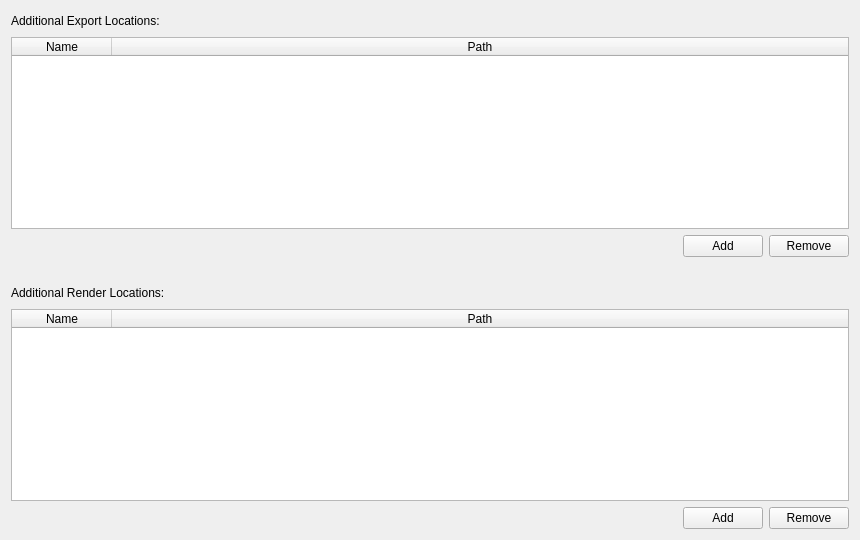
      <widget class="QWidget" name="tab_locations">
       <attribute name="title">
        <string>Locations</string>
       </attribute>
       <layout class="QVBoxLayout" name="verticalLayout_3">
        <item>
         <widget class="QWidget" name="w_exportLocationHeader" native="true">
          <layout class="QHBoxLayout" name="lo_exportLocationsHeader">
           <property name="leftMargin">
            <number>0</number>
           </property>
           <property name="topMargin">
            <number>0</number>
           </property>
           <property name="rightMargin">
            <number>0</number>
           </property>
           <property name="bottomMargin">
            <number>0</number>
           </property>
           <item>
            <widget class="QLabel" name="label_5">
             <property name="text">
              <string>Additional Export Locations:</string>
             </property>
            </widget>
           </item>
           <item>
            <spacer name="horizontalSpacer_5">
             <property name="orientation">
              <enum>Qt::Orientation::Horizontal</enum>
             </property>
             <property name="sizeHint" stdset="0">
              <size>
               <width>40</width>
               <height>20</height>
              </size>
             </property>
            </spacer>
           </item>
          </layout>
         </widget>
        </item>
        <item>
         <widget class="QTableWidget" name="tw_exportPaths">
          <property name="contextMenuPolicy">
           <enum>Qt::ContextMenuPolicy::CustomContextMenu</enum>
          </property>
          <property name="verticalScrollMode">
           <enum>QAbstractItemView::ScrollMode::ScrollPerPixel</enum>
          </property>
          <property name="horizontalScrollMode">
           <enum>QAbstractItemView::ScrollMode::ScrollPerPixel</enum>
          </property>
          <property name="columnCount">
           <number>2</number>
          </property>
          <attribute name="horizontalHeaderStretchLastSection">
           <bool>true</bool>
          </attribute>
          <attribute name="verticalHeaderVisible">
           <bool>false</bool>
          </attribute>
          <column>
           <property name="text">
            <string>Name</string>
           </property>
          </column>
          <column>
           <property name="text">
            <string>Path</string>
           </property>
          </column>
         </widget>
        </item>
        <item>
         <widget class="QWidget" name="widget_6" native="true">
          <layout class="QHBoxLayout" name="horizontalLayout_4">
           <property name="leftMargin">
            <number>0</number>
           </property>
           <property name="topMargin">
            <number>0</number>
           </property>
           <property name="rightMargin">
            <number>0</number>
           </property>
           <property name="bottomMargin">
            <number>0</number>
           </property>
           <item>
            <spacer name="horizontalSpacer_3">
             <property name="orientation">
              <enum>Qt::Orientation::Horizontal</enum>
             </property>
             <property name="sizeHint" stdset="0">
              <size>
               <width>40</width>
               <height>20</height>
              </size>
             </property>
            </spacer>
           </item>
           <item>
            <widget class="QPushButton" name="b_addExportPath">
             <property name="text">
              <string>Add</string>
             </property>
            </widget>
           </item>
           <item>
            <widget class="QPushButton" name="b_removeExportPath">
             <property name="text">
              <string>Remove</string>
             </property>
            </widget>
           </item>
          </layout>
         </widget>
        </item>
        <item>
         <spacer name="verticalSpacer">
          <property name="orientation">
           <enum>Qt::Orientation::Vertical</enum>
          </property>
          <property name="sizeType">
           <enum>QSizePolicy::Policy::Fixed</enum>
          </property>
          <property name="sizeHint" stdset="0">
           <size>
            <width>20</width>
            <height>20</height>
           </size>
          </property>
         </spacer>
        </item>
        <item>
         <widget class="QWidget" name="w_renderLocationHeader" native="true">
          <layout class="QHBoxLayout" name="lo_renderLocationsHeader">
           <property name="leftMargin">
            <number>0</number>
           </property>
           <property name="topMargin">
            <number>0</number>
           </property>
           <property name="rightMargin">
            <number>0</number>
           </property>
           <property name="bottomMargin">
            <number>0</number>
           </property>
           <item>
            <widget class="QLabel" name="label_11">
             <property name="text">
              <string>Additional Render Locations:</string>
             </property>
            </widget>
           </item>
           <item>
            <spacer name="horizontalSpacer_7">
             <property name="orientation">
              <enum>Qt::Orientation::Horizontal</enum>
             </property>
             <property name="sizeHint" stdset="0">
              <size>
               <width>40</width>
               <height>20</height>
              </size>
             </property>
            </spacer>
           </item>
          </layout>
         </widget>
        </item>
        <item>
         <widget class="QTableWidget" name="tw_renderPaths">
          <property name="contextMenuPolicy">
           <enum>Qt::ContextMenuPolicy::CustomContextMenu</enum>
          </property>
          <property name="selectionBehavior">
           <enum>QAbstractItemView::SelectionBehavior::SelectItems</enum>
          </property>
          <property name="verticalScrollMode">
           <enum>QAbstractItemView::ScrollMode::ScrollPerPixel</enum>
          </property>
          <property name="horizontalScrollMode">
           <enum>QAbstractItemView::ScrollMode::ScrollPerPixel</enum>
          </property>
          <property name="columnCount">
           <number>2</number>
          </property>
          <attribute name="horizontalHeaderStretchLastSection">
           <bool>true</bool>
          </attribute>
          <attribute name="verticalHeaderVisible">
           <bool>false</bool>
          </attribute>
          <column>
           <property name="text">
            <string>Name</string>
           </property>
          </column>
          <column>
           <property name="text">
            <string>Path</string>
           </property>
          </column>
         </widget>
        </item>
        <item>
         <widget class="QWidget" name="widget_8" native="true">
          <layout class="QHBoxLayout" name="horizontalLayout_17">
           <property name="leftMargin">
            <number>0</number>
           </property>
           <property name="topMargin">
            <number>0</number>
           </property>
           <property name="rightMargin">
            <number>0</number>
           </property>
           <property name="bottomMargin">
            <number>0</number>
           </property>
           <item>
            <spacer name="horizontalSpacer_12">
             <property name="orientation">
              <enum>Qt::Orientation::Horizontal</enum>
             </property>
             <property name="sizeHint" stdset="0">
              <size>
               <width>672</width>
               <height>20</height>
              </size>
             </property>
            </spacer>
           </item>
           <item>
            <widget class="QPushButton" name="b_addRenderPath">
             <property name="text">
              <string>Add</string>
             </property>
            </widget>
           </item>
           <item>
            <widget class="QPushButton" name="b_removeRenderPath">
             <property name="text">
              <string>Remove</string>
             </property>
            </widget>
           </item>
          </layout>
         </widget>
        </item>
       </layout>
      </widget>
